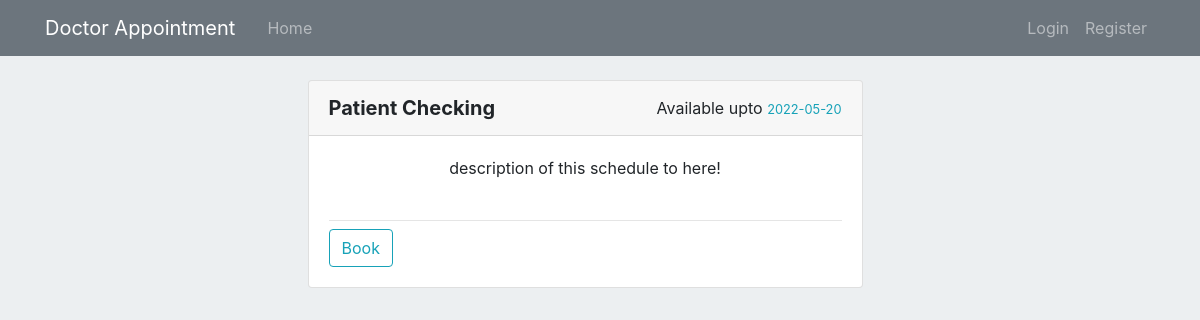
The page /list/2 on the database as committed earlier.
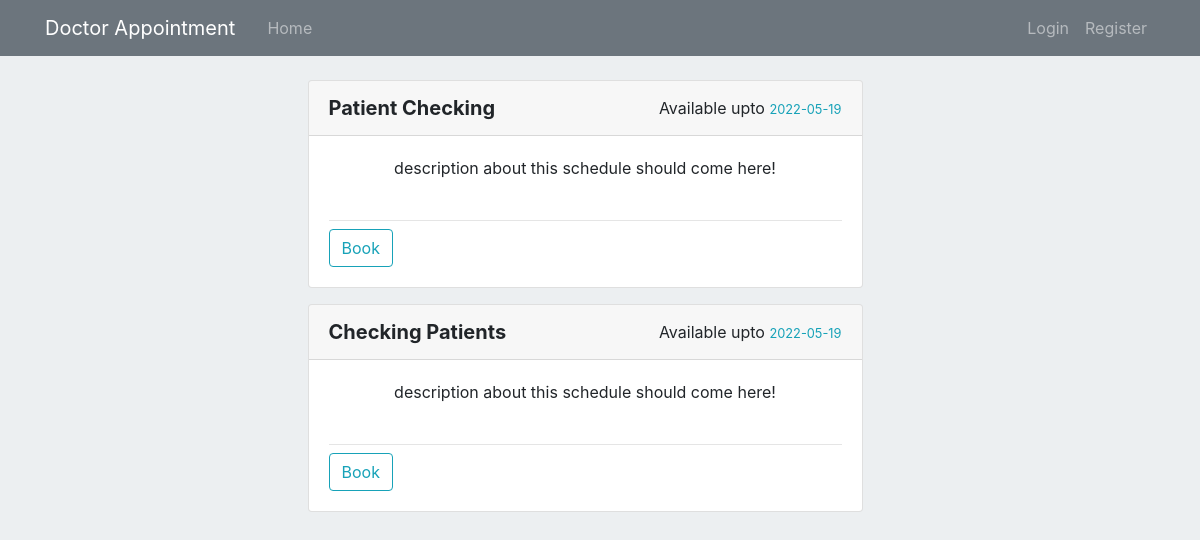
The same page on the database as committed later.
### appointment/Models/ScheduleModel.py (models this page shows, shortened)
class Schedule(db.Model):
    __tablename__='Schedule'
    id = db.Column(db.Integer, primary_key=True)
    name = db.Column(db.String(100), nullable=False)
    doctor_id = db.Column(db.Integer, db.ForeignKey('user.id'))
    start_date = db.Column(db.Date(), default = datetime.now().date())
    end_date = db.Column(db.Date(), default = datetime.now().date())
    description = db.Column(db.Text())
    appointment = db.relationship('Appointment', backref='Schedule', lazy=True)

### appointment/routes.py (the view)
@app.route("/list/<int:id>", methods=('GET', 'POST'))
def viewSchedule(id):
    return view_doctor_schedule(id)

### appointment/view.py (called while the page is built)
def view_doctor_schedule(id):
    doctor = User.query.filter_by(id=id).first()
    if not doctor.schedule:
        flash("This doctor doesn't have any schedule!", 'info')
        return redirect(url_for('home'))
    return render_template("view_schedules.html", schedules=doctor.schedule, todaydate=datetime.now().date())

### appointment/templates/view_schedules.html (shortened to what this page needs)
{% extends "layout/layout.html" %}
{% block content %}
{% include 'layout/home_header.html' %}
<div class="row col-12 mt-8">
    {% for schedule in schedules %}
    <div class="col-md-6 offset-md-3 mb-3">
        <div class="card">
            <div class="card-header d-flex justify-content-between align-items-center">
                <h5 class="modal-title text-capitalize font-weight-bold">{{ schedule.name }}</h5>
                <div class="">
                    {% if todaydate > schedule.end_date %}
                        <span>Schedule date is Over!</span>
                        <small class="text-danger">
                            {{ schedule.end_date }}
                        </small>
                    {% else %}
                        <span>Available upto</span>
                        <small class="text-info">
                            {{ schedule.end_date }}
                        </small>
                    {% endif %}
                </div>
            </div>
            <div class="card-body">
                <div class="modal-body p-0">
                    <span class="d-flex justify-content-center">{{ schedule.description }}</span>
                    <br>
                    <hr class="mb-2">
                    <div class="col-12 p-0 d-flex justify-content-between">
                        {% if current_user.id == schedule.doctor_id %}
                            <a class="btn btn-outline-info disable-a" href="{{url_for('patientAppointment', id=schedule.id)}}">Book </a>
                        {% else %}
                            <a class="btn btn-outline-info" href="{{url_for('patientAppointment', id=schedule.id)}}">Book </a>
                        {% endif %}
                    </div>
                </div>
            </div>
        </div>
    </div>
    {% endfor %}
</div>
{% endblock %}

Rows that differ between the two databases and show on the page:
changed Schedule "Patient Checking": end_date "2022-05-20" → "2022-05-19"; description "description of this schedule to here!" → "description about this schedule should come here!"
added Schedule: name "Checking Patients", end_date "2022-05-19", description "description about this schedule should come here!"
